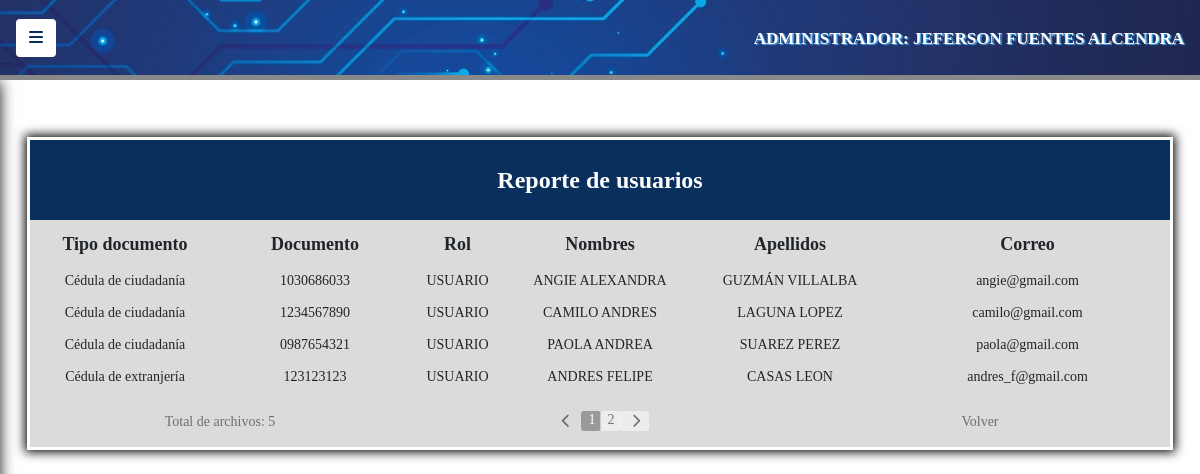
The page /public/admin/controllers/reporte_usuarios.php (signed in) on the database its author committed.
### tables this page shows
CREATE TABLE `usuarios` (
  `id_usuario` int(6) NOT NULL,
  `rol` varchar(20) NOT NULL,
  `tipo_documento` varchar(30) NOT NULL,
  `documento` varchar(11) NOT NULL,
  `nombres` varchar(30) NOT NULL,
  `apellidos` varchar(30) NOT NULL,
  `correo` varchar(50) NOT NULL,
  `password` varchar(60) NOT NULL
);

### public/admin/controllers/reporte_usuarios.php (the view, shortened to what this page needs)
<!DOCTYPE html>
<html lang="en">
	<head>
		<link rel="stylesheet" href="../../../vendor/css/bootstrap.min.css">
		<link rel="stylesheet" href="../../../css/estilos.css">
		<link rel="stylesheet" href="../../../css/simple-sidebar.css">
	</head>
	<body>
<div class="d-flex toggled" id="wrapper">
	<div id="page-content-wrapper">
		<nav class="navbar navegacion b_bottom">
			<button class="btn boton_menu" id="menu-toggle">
				<i class="fas fa-bars"></i>
			</button>
			<div class="sesion">
				<p class="">
				<?php
					echo $_SESSION["admin"].": ". $_SESSION["nombres"]." ".$_SESSION["apellidos"];
				?>
				</p>
			</div>
		</nav>
<?php
	class Reporte{
		public function listar(){
		$conexion = new PDO ("mysql:host=localhost; dbname=itms_capacitacion", "root", "");
		$conexion -> setAttribute(PDO::ATTR_ERRMODE, PDO::ERRMODE_EXCEPTION);
		$conexion -> exec("SET CHARACTER SET utf8");
		$por_pagina = "4";
		$pagina_inicial = 1;
    		if(isset($_GET["pagina"])){
				if ($_GET["pagina"] == "1") {
				}else{
					$pagina_inicial = $_GET["pagina"];
				}
			}else{
				$pagina_inicial = "1";
			}
			$inicio_registro = ($pagina_inicial - 1) * $por_pagina;
    		$sql = "SELECT * FROM usuarios";
            $resultado = $conexion -> prepare($sql);
			$resultado -> execute(array());
			$num_registros = $resultado -> rowCount();
			$total_paginas = ceil($num_registros/$por_pagina);
?>
			<div class="container-fluid div5 color2">
				<div class="row encabezado">
					<div class="col-sm-12">
						Reporte de usuarios
					</div>
				</div>
				<div class="row negrilla t_centro espacio2" style="font-size: 18px">
					<div class="col-sm-2">
						Tipo documento
					</div>
					<div class="col-sm-2">
						Documento
					</div>
					<div class="col-sm-1">
						Rol
					</div>
					<div class="col-sm-2">
						Nombres
					</div>
					<div class="col-sm-2">
						Apellidos
					</div>
					<div class="col-sm-3">
						Correo
					</div>
				</div>
<?php
			$sql2 = "SELECT * FROM usuarios WHERE rol = 'USUARIO' LIMIT $inicio_registro, $por_pagina";
			$resultado2 = $conexion -> prepare($sql2);
			$resultado2 -> execute(array());
            while($registro2 = $resultado2 -> fetch(PDO::FETCH_ASSOC)){
				$ttipo_documento = stripcslashes($registro2['tipo_documento']);
				$rrol = stripcslashes($registro2['rol']);
				$ddocumento = stripcslashes($registro2['documento']);
				$nnombres = stripcslashes($registro2['nombres']);
				$aapellidos = stripcslashes($registro2['apellidos']);
				$ccorreo = stripcslashes($registro2['correo']);
?>
			<div class="row t_centro espacio2" style="font-size: 14px">
				<div class="col-sm-2">
					<?php
						$sql3 = "SELECT * FROM tipo_documento";
						$resultado3 = $conexion -> prepare($sql3);
						$resultado3 -> execute(array());
						while($registro3 = $resultado3 -> fetch(PDO::FETCH_ASSOC)){
							$iid_tipo_documento = stripcslashes($registro3["id_tipo_documento"]);
							$tttipo_documento = stripcslashes($registro3["tipo_documento"]);
							if($iid_tipo_documento==$ttipo_documento){
								echo"<option value=$iid_tipo_documento SELECTED>$tttipo_documento</option>";
							}
						}
					?>
				</div>
				<div class="col-sm-2"><?php echo $ddocumento ?></div>
				<div class="col-sm-1"><?php echo $rrol ?></div>
				<div class="col-sm-2"><?php echo $nnombres ?></div>
				<div class="col-sm-2"><?php echo $aapellidos ?></div>
				<div class="col-sm-3"><?php echo $ccorreo ?></div>
			</div>
<?php
			}
?>
<br>
<div class="row centro">
	<div class="col-sm-4 t_centro links2">
		<?php
			$num_registros = $num_registros - 1;
			echo "Total de archivos: $num_registros";
		?>
	</div>
	<div class="col-sm-4 t_centro">
	<?php
		$pagina_actual = isset($_GET['pagina']) ? $_GET['pagina'] : '1';
		echo "<div class='row centro'>";
			echo "<ul class='pagination pag'>";
			if ($pagina_actual != 1) {
				echo "<li><a class='btn btn-sm page-link flecha' href='reporte_usuarios.php?pagina=".($pagina_actual-1)."'>";
					echo "<i class='fas fa-chevron-left'></i></i>";
				echo "</a>";
			}else{
				echo "<li><a class='btn btn-sm page-link b_disabled' disabled>";
					echo "<i class='fas fa-chevron-left'></i></i>";
				echo "</a>";
			}
			echo "<li class='page-item'>";
			for ($i=1; $i <= $total_paginas; $i++) {
				if($pagina_actual == $i){
					echo "<li><a class='btn btn-sm page-link pagina active' href='reporte_usuarios.php?pagina=".$i."'>".$i."</a>";
				}else{
					echo "<li><a class='btn btn-sm page-link pagina' href='reporte_usuarios.php?pagina=".$i."'>".$i."</a>";
				}
			}
			if ($pagina_actual != $total_paginas) {
				echo "<li><a class='btn btn-sm page-link flecha' href='reporte_usuarios.php?pagina=".($pagina_actual+1)." '>";
					echo "<i class='fas fa-chevron-right'></i></i>";
				echo "</a>";
			}else{
				echo "<li><a class='btn btn-sm page-link b_disabled' disabled>";
					echo "<i class='fas fa-chevron-right'></i>";
				echo "</a>";
			}
			echo "</ul>";
			echo "</div>";
	?>
	</div>
	<div class="col-sm-4 t_centro links2">
		<a href="../../admin/views/home.php" class="links">Volver</a>
	</div>
</div>
<?php
		}
	}
	$nuevo = new Reporte();
	$nuevo -> listar();
?>
	</body>
</html>

### css/estilos.css (style rules this page uses)
* { box-sizing: border-box; -webkit-box-sizing: border-box; -moz-box-sizing: border-box; margin: 0; padding: 0; font-family: "Corbel"; }
body { background-image: url("../files/img/fondo.jpg"); }
.color2 { background: rgba(137, 137, 137, 0.3); }
.div5 { width: 95%; margin-top: 5%; box-shadow:0 0 0 3px #fff, 0 0 10px 5px #000; }
.negrilla { font-weight: bold; }
.encabezado { color: #fff; text-align: center; padding-top: 2%; padding-bottom: 2%; font-size: 24px; font-weight: bold; background: #092F5D; }
.navegacion { background-image: url("../files/img/banner5.jpg"); height: 80px; border-bottom: 5px solid #898989; }
.sesion { margin-top: auto; color: #fff; font-size: 17px; margin-left: 1.6%; font-weight: bold; text-shadow: 1.5px 1px 1px #42A9EF; }
.espacio2 { padding-top: 1%; }
.centro { justify-content: center; }
.t_centro { text-align: center; }
.b_bottom { border-bottom: 5px solid #898989; }
.links { text-decoration: none; color:rgba(0, 0, 0, 0.5); font-size: 14px; }
.links2 { text-decoration: none; color:rgba(0, 0, 0, 0.5); font-size: 14px; }
.boton_menu { background: #fff; color:#092F5D; font-size: 16px; }
div ul li .pagina { background: rgba(255, 255, 255, 0.5); height: 20px; width: 20px; padding-top: 0.5px; padding-left: 7px; border:none; color:rgba(0, 0, 0, 0.5); }
div ul li .flecha { background: rgba(255, 255, 255, 0.5); height: 20px; width: 30px; padding-top: 2px; border:none; color:rgba(0, 0, 0, 0.5); }
.b_disabled { background: none !important; height: 20px; padding-top: 2px; color: rgba(0, 0, 0, 0.5) !important; border: none; }
.active { background: rgba(0, 0, 0, 0.3) !important; color: #fff !important; }

### css/simple-sidebar.css (style rules this page uses)
body { overflow-x: hidden; }
#page-content-wrapper { min-width: 100vw; }
@media (min-width: 768px) { #page-content-wrapper { min-width: 0; width: 100%; } }

### rows shown on the page
usuarios: documento "1030686033", rol "USUARIO", nombres "ANGIE ALEXANDRA", apellidos "GUZMÁN VILLALBA", correo "angie@gmail.com"
usuarios: documento "1234567890", rol "USUARIO", nombres "CAMILO ANDRES", apellidos "LAGUNA LOPEZ", correo "camilo@gmail.com"
usuarios: documento "0987654321", rol "USUARIO", nombres "PAOLA ANDREA", apellidos "SUAREZ PEREZ", correo "paola@gmail.com"
usuarios: documento "123123123", rol "USUARIO", nombres "ANDRES FELIPE", apellidos "CASAS LEON", correo "andres_f@gmail.com"

### other values the page prints
$_SESSION["admin"] "ADMINISTRADOR"
$_SESSION["nombres"] "JEFERSON"
$_SESSION["apellidos"] "FUENTES ALCENDRA"
$num_registros "5"
